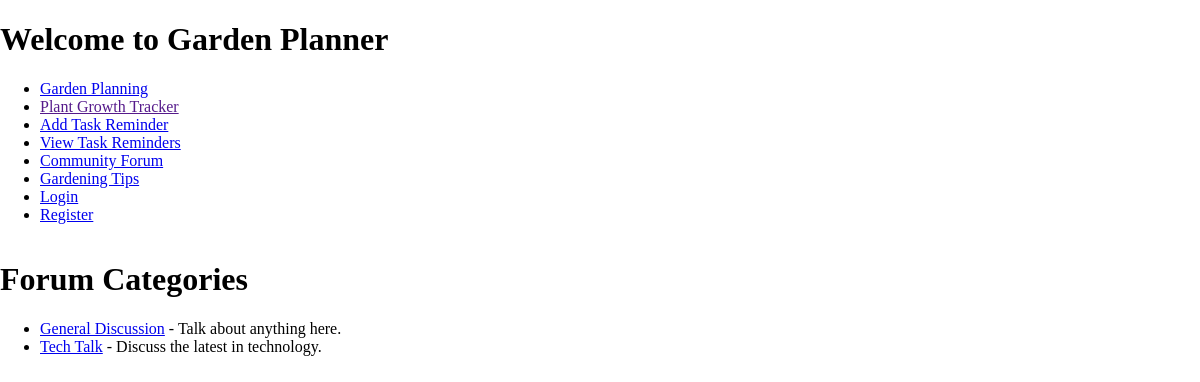
The app's page /forum/ with its own data.
### forum/models.py (models this page shows)
class Category(models.Model):
    name = models.CharField(max_length=100)
    description = models.TextField()

### forum/views.py (the view)
# urls.py: path('', views.category_list, name='category_list'),
def category_list(request):
    categories = Category.objects.all()
    return render(request, 'forum/category_list.html', {'categories': categories})

### templates/forum/category_list.html (shortened to what this page needs)
<!DOCTYPE html>
<html lang="en">
<head>
    {% load static %}
    <link rel="stylesheet" href="{% static 'css/style.css' %}">
</head>
<body>
    <header>
        <h1>Welcome to Garden Planner</h1>
        <nav>
            <ul>
                <li><a href="{% url 'garden' %}">Garden Planning</a></li>
                <li><a href="">Plant Growth Tracker</a></li>
                <li><a href="{% url 'add_task' %}">Add Task Reminder</a></li>
                 <li><a href="{% url 'view_tasks' %}">View Task Reminders</a></li>
                <li><a href="{% url 'category_list' %}">Community Forum</a></li>
                <li><a href="{% url 'tips:view_tips' %}">Gardening Tips</a></li>
                {% if user.is_authenticated %}
                    <li><a href="{% url 'logout' %}">Logout</a></li>
                {% else %}
                    <li><a href="{% url 'login' %}">Login</a></li>
                    <li><a href="{% url 'register' %}">Register</a></li>
                {% endif %}
            </ul>
        </nav>
    </header>
    <main>
    <h1>Forum Categories</h1>
    <ul>
        {% for category in categories %}
            <li><a href="{% url 'topic_list' category.id %}">{{ category.name }}</a> - {{ category.description }}</li>
        {% endfor %}
    </ul>
</main>
</body>
</html>

### static/css/style.css (style rules this page uses)
body { background-color: #fff; }
html, body { height: 100%; margin: 0; display: flex; flex-direction: column; }
main { flex: 1; }

### records on screen
Category: name "General Discussion", description "Talk about anything here."
Category: name "Tech Talk", description "Discuss the latest in technology."
